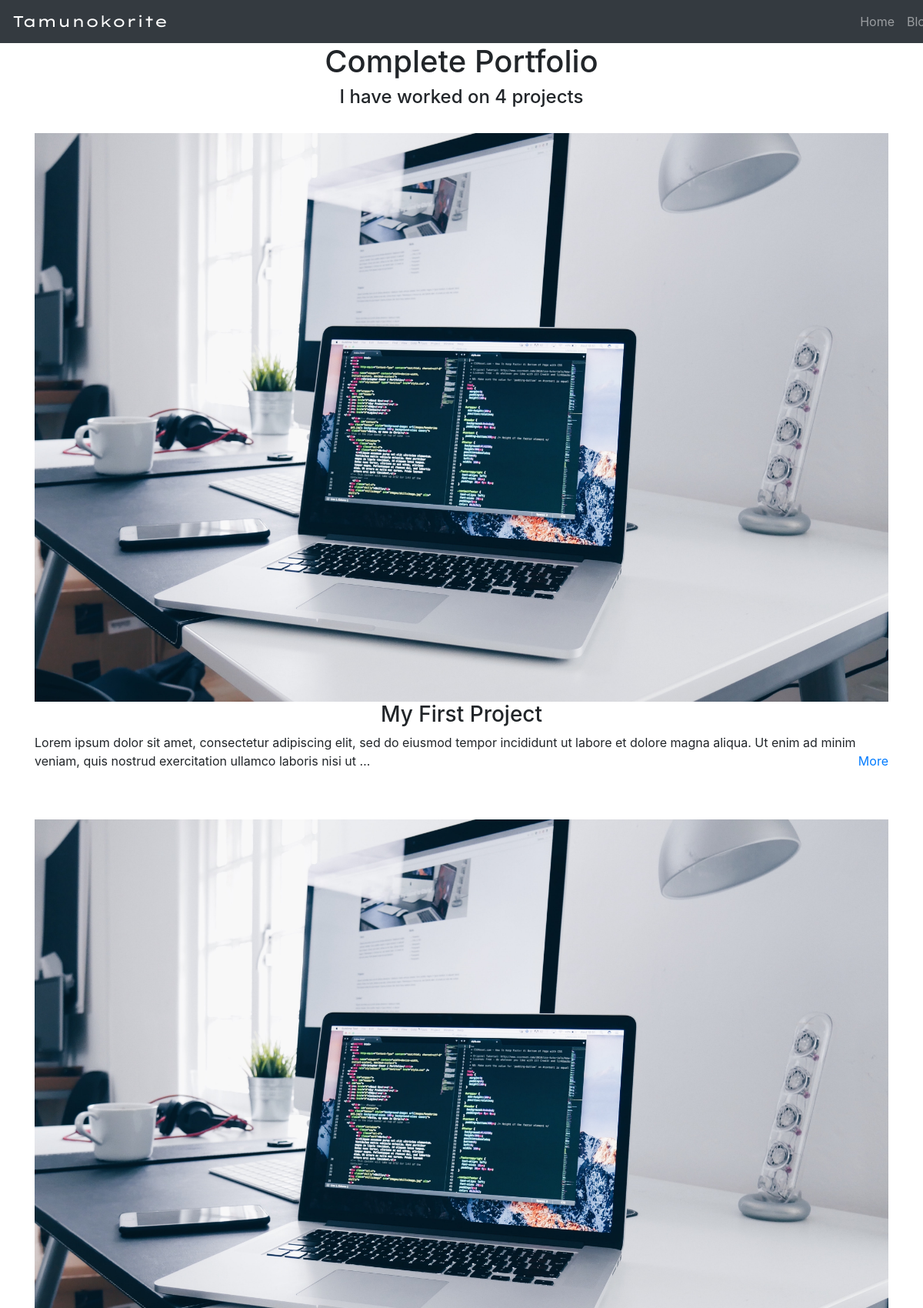
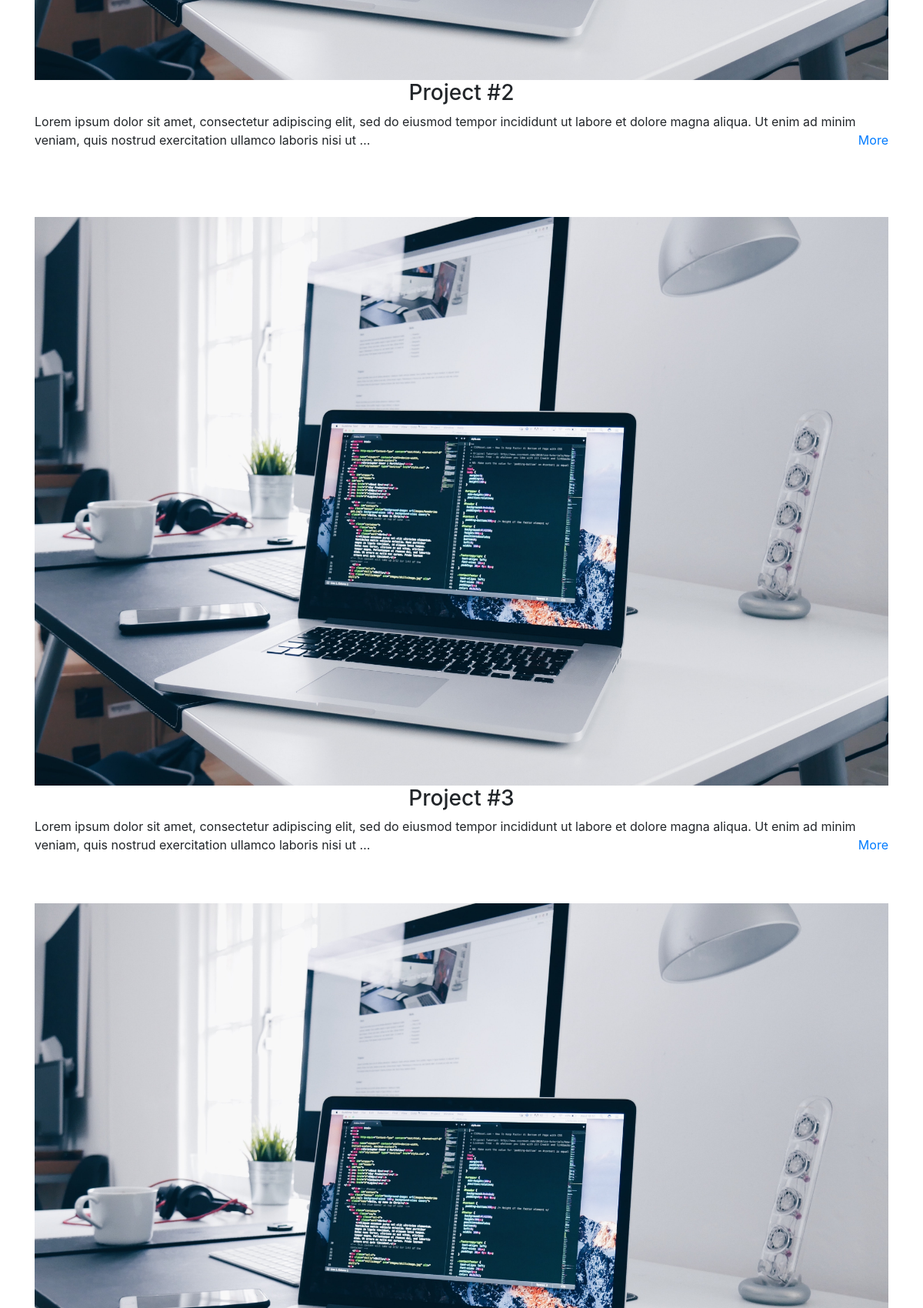
The page /portfolio/ (upper part) on the database its author committed (2 pictures, top to bottom).
### portfolio/models.py (models this page shows, shortened)
class Project(models.Model):
    title = models.CharField(max_length=100)
    description = models.CharField(max_length=5000)
    image = models.ImageField(upload_to='portfolio/images/')
    url = models.URLField(blank=True)

### portfolio/views.py (the view)
# urls.py: path('', views.all_projects, name='all_projects'),
def all_projects(request):
    projects = Project.objects.all()
    return render(request, 'portfolio/all_projects.html', {'projects':projects})

### portfolio/templates/portfolio/all_projects.html
{% extends 'portfolio/base.html' %}
{% block content %}
    <h1>Complete Portfolio</h1>
    <h2 class="h4">I have worked on {{ projects.count }} project{{ projects.count|pluralize }}</h2>
    {% for project in projects %}
    <div>
        {% if project.url %}
        <br><a href="{{ project.url }}" target='_blank'><img src="{{ project.image.url }}" class="img-fluid img-link"></a>
        {% else %}
        <img src="{{ project.image.url }}" class="img-fluid">
        {% endif %}
        <h2 class="h3">{{ project.title }}</h2>
        <p class="text-left">{{ project.description|striptags|truncatechars:200 }}<a href="{% url 'portfolio:detail' project.id %}" class="float-right">More</a></p>
    </div><br><br>
    {% endfor %}
{% endblock %}

### portfolio/templates/portfolio/base.html (shortened to what this page needs)
<!doctype html>
<html lang="en">
  <head>
    <link rel="stylesheet" href="https://stackpath.bootstrapcdn.com/bootstrap/4.5.0/css/bootstrap.min.css">
    {% load static %}
    <link rel="stylesheet" href="{% static 'portfolio/custom.css' %}">
  </head>
  <body class="text-center">
    <nav class="navbar navbar-expand-lg navbar-dark bg-dark">
        <a class="navbar-brand" id="brand" href="#">Tamunokorite</a>
        <div class="collapse navbar-collapse offset-lg-9" id="navbarSupportedContent">
          <ul class="navbar-nav mr-auto">
            <li class="nav-item">
              <a class="nav-link" href="{% url 'home' %}">Home</a>
            </li>
            <li class="nav-item">
              <a class="nav-link" href="{% url 'blog:all_blogs' %}">Blog</a>
            </li>
                {% load static %}
            </ul>
        </div>
    </nav>
    <div class="container">
      {% block content %} {% endblock %}
    </div>
  </body>
</html>

### portfolio/static/portfolio/custom.css (style rules this page uses)
#brand { font-family: LexendTera; }
@media (min-width: 768px) { a, .img-link { transition: 0.2s; } }

### rows shown on the page
Project: image (picture), title "My First Project", description "Lorem ipsum dolor sit amet, consectetur adipiscing elit, sed do eiusmod tempor incididunt ut labore et dolore magna aliqua. Ut enim ad minim veniam, quis nostrud exercitation ullamco laboris nisi ut …"
Project: image (picture), title "Project #2", description "Lorem ipsum dolor sit amet, consectetur adipiscing elit, sed do eiusmod tempor incididunt ut labore et dolore magna aliqua. Ut enim ad minim veniam, quis nostrud exercitation ullamco laboris nisi ut …"
Project: image (picture), title "Project #3", description "Lorem ipsum dolor sit amet, consectetur adipiscing elit, sed do eiusmod tempor incididunt ut labore et dolore magna aliqua. Ut enim ad minim veniam, quis nostrud exercitation ullamco laboris nisi ut …"
Project: image (picture)

### other values the page prints
{{ projects.count }} "4"
